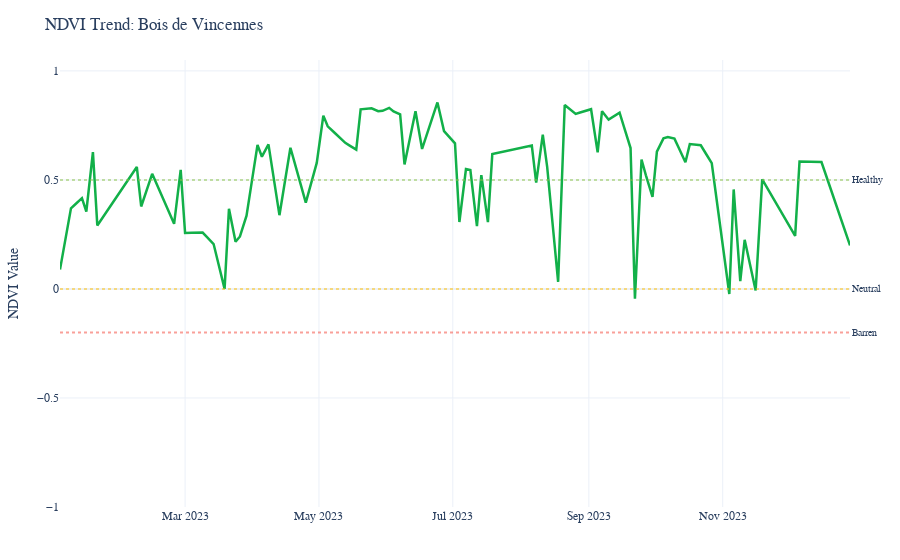

Here is the notebook cell this chart was saved with:
### Code cell
plot_ndvi_timeseries(df_time_series, "Bois de Vincennes")

### Figure 1 — Plotly figure (JSON) as saved in the notebook; plotly's stock layout.template omitted (floating-point values rounded to 4 significant figures; data arrays with more than 128 entries replaced by an {"elided": "..."} marker saying what was removed)
{"data": [{"hovertemplate": "<b>Date</b>: %{x|%b %d}<br><b>NDVI</b>: %{y:.2f}", "legendgroup": "", "line": {"color": "#12b049", "dash": "solid", "width": 2.5}, "marker": {"symbol": "circle"}, "mode": "lines", "name": "", "orientation": "v", "showlegend": false, "type": "scatter", "x": {"elided": "145 str values"}, "xaxis": "x", "y": {"elided": "145 float values"}, "yaxis": "y"}], "layout": {"annotations": [{"font": {"size": 10}, "showarrow": false, "text": "Healthy", "x": 1, "xanchor": "left", "xref": "x domain", "y": 0.5, "yanchor": "middle", "yref": "y"}, {"font": {"size": 10}, "showarrow": false, "text": "Neutral", "x": 1, "xanchor": "left", "xref": "x domain", "y": 0, "yanchor": "middle", "yref": "y"}, {"font": {"size": 10}, "showarrow": false, "text": "Barren", "x": 1, "xanchor": "left", "xref": "x domain", "y": -0.2, "yanchor": "middle", "yref": "y"}], "font": {"family": "Arial"}, "hovermode": "x unified", "legend": {"tracegroupgap": 0}, "margin": {"b": 30, "l": 50, "r": 50, "t": 60}, "plot_bgcolor": "white", "shapes": [{"line": {"color": "#8BC34A", "dash": "dot"}, "opacity": 0.5, "type": "line", "x0": 0, "x1": 1, "xref": "x domain", "y0": 0.5, "y1": 0.5, "yref": "y"}, {"line": {"color": "#FFC107", "dash": "dot"}, "opacity": 0.5, "type": "line", "x0": 0, "x1": 1, "xref": "x domain", "y0": 0, "y1": 0, "yref": "y"}, {"line": {"color": "#F44336", "dash": "dot"}, "opacity": 0.5, "type": "line", "x0": 0, "x1": 1, "xref": "x domain", "y0": -0.2, "y1": -0.2, "yref": "y"}], "title": {"text": "NDVI Trend: Bois de Vincennes"}, "xaxis": {"anchor": "y", "domain": [0, 1], "title": {"text": ""}}, "yaxis": {"anchor": "x", "domain": [0, 1], "range": [-1, 1.05], "title": {"text": "NDVI Value"}}}}
